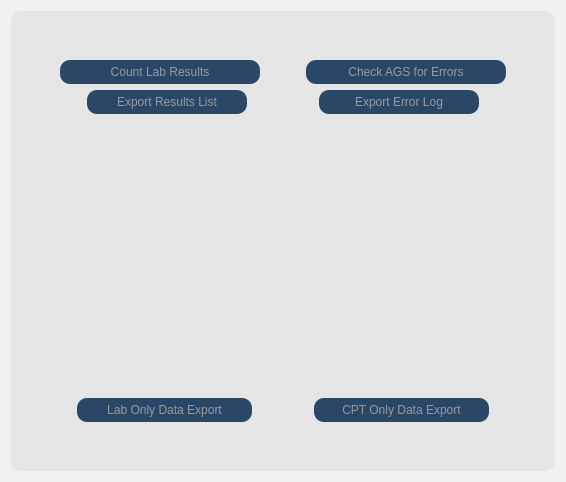
      <widget class="QWidget" name="tab_2">
       <property name="sizePolicy">
        <sizepolicy hsizetype="MinimumExpanding" vsizetype="MinimumExpanding">
         <horstretch>0</horstretch>
         <verstretch>0</verstretch>
        </sizepolicy>
       </property>
       <property name="minimumSize">
        <size>
         <width>400</width>
         <height>325</height>
        </size>
       </property>
       <property name="styleSheet">
        <string notr="true">QWidget {
	background: #f0f0f0;
	border: 0;
}</string>
       </property>
       <attribute name="title">
        <string>Count Results and Check Errors</string>
       </attribute>
       <layout class="QHBoxLayout" name="horizontalLayout_11">
        <item>
         <widget class="QFrame" name="frame">
          <property name="styleSheet">
           <string notr="true">QFrame {
	background: #e5e5e5;
	border-radius: 10px;
}</string>
          </property>
          <property name="frameShape">
           <enum>QFrame::StyledPanel</enum>
          </property>
          <property name="frameShadow">
           <enum>QFrame::Raised</enum>
          </property>
          <layout class="QHBoxLayout" name="horizontalLayout_8">
           <item>
            <layout class="QHBoxLayout" name="horizontalLayout">
             <item>
              <layout class="QVBoxLayout" name="verticalLayout_8">
               <item>
                <spacer name="verticalSpacer_2">
                 <property name="orientation">
                  <enum>Qt::Vertical</enum>
                 </property>
                 <property name="sizeHint" stdset="0">
                  <size>
                   <width>20</width>
                   <height>40</height>
                  </size>
                 </property>
                </spacer>
               </item>
               <item>
                <layout class="QHBoxLayout" name="horizontalLayout_14">
                 <item>
                  <layout class="QHBoxLayout" name="horizontalLayout_15">
                   <item>
                    <spacer name="horizontalSpacer_22">
                     <property name="orientation">
                      <enum>Qt::Horizontal</enum>
                     </property>
                     <property name="sizeHint" stdset="0">
                      <size>
                       <width>40</width>
                       <height>20</height>
                      </size>
                     </property>
                    </spacer>
                   </item>
                   <item>
                    <widget class="QPushButton" name="button_count_results">
                     <property name="enabled">
                      <bool>false</bool>
                     </property>
                     <property name="sizePolicy">
                      <sizepolicy hsizetype="MinimumExpanding" vsizetype="MinimumExpanding">
                       <horstretch>0</horstretch>
                       <verstretch>0</verstretch>
                      </sizepolicy>
                     </property>
                     <property name="minimumSize">
                      <size>
                       <width>200</width>
                       <height>24</height>
                      </size>
                     </property>
                     <property name="maximumSize">
                      <size>
                       <width>16777215</width>
                       <height>16777215</height>
                      </size>
                     </property>
                     <property name="font">
                      <font>
                       <family>Tahoma</family>
                       <pointsize>9</pointsize>
                       <weight>50</weight>
                       <italic>false</italic>
                       <bold>false</bold>
                      </font>
                     </property>
                     <property name="styleSheet">
                      <string notr="true">QPushButton {
    border-radius: 10px;
	font: 9pt &quot;Tahoma&quot;;
    background: #2b4768;
    color: white;
	padding:5px;
}

QPushButton:selected { 
    color: black;
}

QPushButton:hover { 
    background: #6bb7dd;
}

QPushButton:disabled { 
    color: #999999;
}</string>
                     </property>
                     <property name="text">
                      <string>Count Lab Results</string>
                     </property>
                    </widget>
                   </item>
                   <item>
                    <spacer name="horizontalSpacer_23">
                     <property name="orientation">
                      <enum>Qt::Horizontal</enum>
                     </property>
                     <property name="sizeHint" stdset="0">
                      <size>
                       <width>40</width>
                       <height>20</height>
                      </size>
                     </property>
                    </spacer>
                   </item>
                   <item>
                    <widget class="QPushButton" name="button_ags_checker">
                     <property name="enabled">
                      <bool>false</bool>
                     </property>
                     <property name="sizePolicy">
                      <sizepolicy hsizetype="MinimumExpanding" vsizetype="MinimumExpanding">
                       <horstretch>0</horstretch>
                       <verstretch>0</verstretch>
                      </sizepolicy>
                     </property>
                     <property name="minimumSize">
                      <size>
                       <width>200</width>
                       <height>24</height>
                      </size>
                     </property>
                     <property name="maximumSize">
                      <size>
                       <width>16777215</width>
                       <height>16777215</height>
                      </size>
                     </property>
                     <property name="font">
                      <font>
                       <family>Tahoma</family>
                       <pointsize>9</pointsize>
                       <weight>50</weight>
                       <italic>false</italic>
                       <bold>false</bold>
                      </font>
                     </property>
                     <property name="styleSheet">
                      <string notr="true">QPushButton {
    border-radius: 10px;
	font: 9pt &quot;Tahoma&quot;;
    background: #2b4768;
    color: white;
	padding:5px;
}

QPushButton:selected { 
    color: black;
}

QPushButton:hover { 
    background: #6bb7dd;
}

QPushButton:disabled { 
    color: #999999;
}</string>
                     </property>
                     <property name="text">
                      <string>Check AGS for Errors</string>
                     </property>
                    </widget>
                   </item>
                   <item>
                    <spacer name="horizontalSpacer_24">
                     <property name="orientation">
                      <enum>Qt::Horizontal</enum>
                     </property>
                     <property name="sizeHint" stdset="0">
                      <size>
                       <width>40</width>
                       <height>20</height>
                      </size>
                     </property>
                    </spacer>
                   </item>
                  </layout>
                 </item>
                </layout>
               </item>
               <item>
                <layout class="QHBoxLayout" name="horizontalLayout_17">
                 <item>
                  <layout class="QHBoxLayout" name="horizontalLayout_18">
                   <item>
                    <spacer name="horizontalSpacer_25">
                     <property name="orientation">
                      <enum>Qt::Horizontal</enum>
                     </property>
                     <property name="sizeHint" stdset="0">
                      <size>
                       <width>40</width>
                       <height>20</height>
                      </size>
                     </property>
                    </spacer>
                   </item>
                   <item>
                    <widget class="QPushButton" name="button_export_results">
                     <property name="enabled">
                      <bool>false</bool>
                     </property>
                     <property name="sizePolicy">
                      <sizepolicy hsizetype="MinimumExpanding" vsizetype="MinimumExpanding">
                       <horstretch>0</horstretch>
                       <verstretch>0</verstretch>
                      </sizepolicy>
                     </property>
                     <property name="minimumSize">
                      <size>
                       <width>160</width>
                       <height>24</height>
                      </size>
                     </property>
                     <property name="maximumSize">
                      <size>
                       <width>16777215</width>
                       <height>16777215</height>
                      </size>
                     </property>
                     <property name="font">
                      <font>
                       <family>Tahoma</family>
                       <pointsize>9</pointsize>
                       <weight>50</weight>
                       <italic>false</italic>
                       <bold>false</bold>
                      </font>
                     </property>
                     <property name="styleSheet">
                      <string notr="true">QPushButton {
    border-radius: 10px;
	font: 9pt &quot;Tahoma&quot;;
    background: #2b4768;
    color: white;
	padding:5px;
}

QPushButton:selected { 
    color: black;
}

QPushButton:hover { 
    background: #6bb7dd;
}

QPushButton:disabled { 
    color: #999999;
}</string>
                     </property>
                     <property name="text">
                      <string>Export Results List</string>
                     </property>
                    </widget>
                   </item>
                   <item>
                    <spacer name="horizontalSpacer_5">
                     <property name="orientation">
                      <enum>Qt::Horizontal</enum>
                     </property>
                     <property name="sizeHint" stdset="0">
                      <size>
                       <width>40</width>
                       <height>20</height>
                      </size>
                     </property>
                    </spacer>
                   </item>
                   <item>
                    <widget class="QPushButton" name="button_export_error">
                     <property name="enabled">
                      <bool>false</bool>
                     </property>
                     <property name="sizePolicy">
                      <sizepolicy hsizetype="MinimumExpanding" vsizetype="MinimumExpanding">
                       <horstretch>0</horstretch>
                       <verstretch>0</verstretch>
                      </sizepolicy>
                     </property>
                     <property name="minimumSize">
                      <size>
                       <width>160</width>
                       <height>24</height>
                      </size>
                     </property>
                     <property name="maximumSize">
                      <size>
                       <width>16777215</width>
                       <height>16777215</height>
                      </size>
                     </property>
                     <property name="font">
                      <font>
                       <family>Tahoma</family>
                       <pointsize>9</pointsize>
                       <weight>50</weight>
                       <italic>false</italic>
                       <bold>false</bold>
                      </font>
                     </property>
                     <property name="styleSheet">
                      <string notr="true">QPushButton {
    border-radius: 10px;
	font: 9pt &quot;Tahoma&quot;;
    background: #2b4768;
    color: white;
	padding:5px;
}

QPushButton:selected { 
    color: black;
}

QPushButton:hover { 
    background: #6bb7dd;
}

QPushButton:disabled { 
    color: #999999;
}</string>
                     </property>
                     <property name="text">
                      <string>Export Error Log</string>
                     </property>
                    </widget>
                   </item>
                   <item>
                    <spacer name="horizontalSpacer_30">
                     <property name="orientation">
                      <enum>Qt::Horizontal</enum>
                     </property>
                     <property name="sizeHint" stdset="0">
                      <size>
                       <width>40</width>
                       <height>20</height>
                      </size>
                     </property>
                    </spacer>
                   </item>
                  </layout>
                 </item>
                </layout>
               </item>
               <item>
                <spacer name="verticalSpacer">
                 <property name="orientation">
                  <enum>Qt::Vertical</enum>
                 </property>
                 <property name="sizeHint" stdset="0">
                  <size>
                   <width>20</width>
                   <height>40</height>
                  </size>
                 </property>
                </spacer>
               </item>
               <item>
                <widget class="QTextBrowser" name="listbox">
                 <property name="sizePolicy">
                  <sizepolicy hsizetype="MinimumExpanding" vsizetype="MinimumExpanding">
                   <horstretch>0</horstretch>
                   <verstretch>0</verstretch>
                  </sizepolicy>
                 </property>
                 <property name="minimumSize">
                  <size>
                   <width>483</width>
                   <height>175</height>
                  </size>
                 </property>
                 <property name="html">
                  <string>&lt;!DOCTYPE HTML PUBLIC &quot;-//W3C//DTD HTML 4.0//EN&quot; &quot;http://www.w3.org/TR/REC-html40/strict.dtd&quot;&gt;
&lt;html&gt;&lt;head&gt;&lt;meta name=&quot;qrichtext&quot; content=&quot;1&quot; /&gt;&lt;style type=&quot;text/css&quot;&gt;
p, li { white-space: pre-wrap; }
&lt;/style&gt;&lt;/head&gt;&lt;body style=&quot; font-family:'MS Shell Dlg 2'; font-size:7.8pt; font-weight:400; font-style:normal;&quot;&gt;
&lt;p align=&quot;center&quot; style=&quot;-qt-paragraph-type:empty; margin-top:0px; margin-bottom:0px; margin-left:0px; margin-right:0px; -qt-block-indent:0; text-indent:0px; font-size:8.25pt;&quot;&gt;&lt;br /&gt;&lt;/p&gt;&lt;/body&gt;&lt;/html&gt;</string>
                 </property>
                </widget>
               </item>
               <item>
                <spacer name="verticalSpacer_3">
                 <property name="orientation">
                  <enum>Qt::Vertical</enum>
                 </property>
                 <property name="sizeHint" stdset="0">
                  <size>
                   <width>20</width>
                   <height>40</height>
                  </size>
                 </property>
                </spacer>
               </item>
               <item>
                <layout class="QHBoxLayout" name="horizontalLayout_16">
                 <item>
                  <spacer name="horizontalSpacer_26">
                   <property name="orientation">
                    <enum>Qt::Horizontal</enum>
                   </property>
                   <property name="sizeHint" stdset="0">
                    <size>
                     <width>40</width>
                     <height>20</height>
                    </size>
                   </property>
                  </spacer>
                 </item>
                 <item>
                  <widget class="QPushButton" name="button_lab_only">
                   <property name="enabled">
                    <bool>false</bool>
                   </property>
                   <property name="sizePolicy">
                    <sizepolicy hsizetype="MinimumExpanding" vsizetype="MinimumExpanding">
                     <horstretch>0</horstretch>
                     <verstretch>0</verstretch>
                    </sizepolicy>
                   </property>
                   <property name="minimumSize">
                    <size>
                     <width>175</width>
                     <height>24</height>
                    </size>
                   </property>
                   <property name="maximumSize">
                    <size>
                     <width>16777215</width>
                     <height>16777215</height>
                    </size>
                   </property>
                   <property name="font">
                    <font>
                     <family>Tahoma</family>
                     <pointsize>9</pointsize>
                     <weight>50</weight>
                     <italic>false</italic>
                     <bold>false</bold>
                    </font>
                   </property>
                   <property name="styleSheet">
                    <string notr="true">QPushButton {
    border-radius: 10px;
	font: 9pt &quot;Tahoma&quot;;
    background: #2b4768;
    color: white;
	padding:5px;
}

QPushButton:selected { 
    color: black;
}

QPushButton:hover {
    background: #6bb7dd;
}

QPushButton:disabled { 
    color: #999999;
}</string>
                   </property>
                   <property name="text">
                    <string>Lab Only Data Export</string>
                   </property>
                  </widget>
                 </item>
                 <item>
                  <spacer name="horizontalSpacer_27">
                   <property name="orientation">
                    <enum>Qt::Horizontal</enum>
                   </property>
                   <property name="sizeHint" stdset="0">
                    <size>
                     <width>40</width>
                     <height>20</height>
                    </size>
                   </property>
                  </spacer>
                 </item>
                 <item>
                  <widget class="QPushButton" name="button_cpt_only">
                   <property name="enabled">
                    <bool>false</bool>
                   </property>
                   <property name="sizePolicy">
                    <sizepolicy hsizetype="MinimumExpanding" vsizetype="MinimumExpanding">
                     <horstretch>0</horstretch>
                     <verstretch>0</verstretch>
                    </sizepolicy>
                   </property>
                   <property name="minimumSize">
                    <size>
                     <width>175</width>
                     <height>24</height>
                    </size>
                   </property>
                   <property name="maximumSize">
                    <size>
                     <width>16777215</width>
                     <height>16777215</height>
                    </size>
                   </property>
                   <property name="font">
                    <font>
                     <family>Tahoma</family>
                     <pointsize>9</pointsize>
                     <weight>50</weight>
                     <italic>false</italic>
                     <bold>false</bold>
                    </font>
                   </property>
                   <property name="styleSheet">
                    <string notr="true">QPushButton {
    border-radius: 10px;
	font: 9pt &quot;Tahoma&quot;;
    background: #2b4768;
    color: white;
	padding:5px;
}

QPushButton:selected {
    color: black;
}

QPushButton:hover { 
    background: #6bb7dd;
}

QPushButton:disabled { 
    color: #999999;
}</string>
                   </property>
                   <property name="text">
                    <string>CPT Only Data Export</string>
                   </property>
                  </widget>
                 </item>
                 <item>
                  <spacer name="horizontalSpacer_28">
                   <property name="orientation">
                    <enum>Qt::Horizontal</enum>
                   </property>
                   <property name="sizeHint" stdset="0">
                    <size>
                     <width>40</width>
                     <height>20</height>
                    </size>
                   </property>
                  </spacer>
                 </item>
                </layout>
               </item>
               <item>
                <spacer name="verticalSpacer_9">
                 <property name="orientation">
                  <enum>Qt::Vertical</enum>
                 </property>
                 <property name="sizeHint" stdset="0">
                  <size>
                   <width>20</width>
                   <height>40</height>
                  </size>
                 </property>
                </spacer>
               </item>
              </layout>
             </item>
            </layout>
           </item>
          </layout>
         </widget>
        </item>
       </layout>
      </widget>
